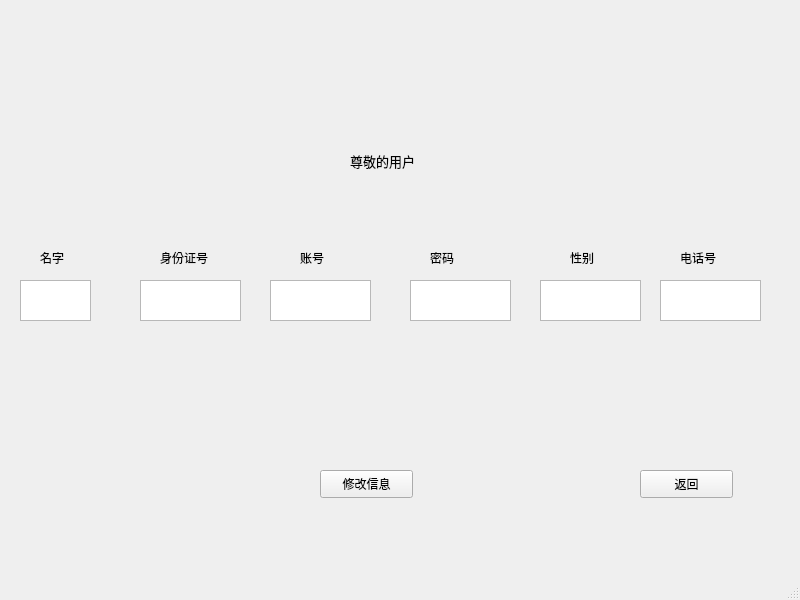
<?xml version="1.0" encoding="UTF-8"?>
<ui version="4.0">
 <class>MainWindow</class>
 <widget class="QMainWindow" name="MainWindow">
  <property name="geometry">
   <rect>
    <x>0</x>
    <y>0</y>
    <width>800</width>
    <height>600</height>
   </rect>
  </property>
  <property name="windowTitle">
   <string>MainWindow</string>
  </property>
  <widget class="QWidget" name="centralwidget">
   <widget class="QLabel" name="label">
    <property name="geometry">
     <rect>
      <x>20</x>
      <y>10</y>
      <width>72</width>
      <height>15</height>
     </rect>
    </property>
    <property name="text">
     <string/>
    </property>
   </widget>
   <widget class="QLabel" name="label_2">
    <property name="geometry">
     <rect>
      <x>350</x>
      <y>130</y>
      <width>151</width>
      <height>61</height>
     </rect>
    </property>
    <property name="font">
     <font>
      <family>等线</family>
      <pointsize>10</pointsize>
     </font>
    </property>
    <property name="text">
     <string>尊敬的用户</string>
    </property>
   </widget>
   <widget class="QLabel" name="label_3">
    <property name="geometry">
     <rect>
      <x>250</x>
      <y>130</y>
      <width>81</width>
      <height>61</height>
     </rect>
    </property>
    <property name="text">
     <string/>
    </property>
   </widget>
   <widget class="QPushButton" name="pushButton">
    <property name="geometry">
     <rect>
      <x>640</x>
      <y>470</y>
      <width>93</width>
      <height>28</height>
     </rect>
    </property>
    <property name="text">
     <string>返回</string>
    </property>
   </widget>
   <widget class="QLabel" name="label_4">
    <property name="geometry">
     <rect>
      <x>40</x>
      <y>250</y>
      <width>72</width>
      <height>15</height>
     </rect>
    </property>
    <property name="text">
     <string>名字</string>
    </property>
   </widget>
   <widget class="QLabel" name="label_5">
    <property name="geometry">
     <rect>
      <x>160</x>
      <y>250</y>
      <width>72</width>
      <height>15</height>
     </rect>
    </property>
    <property name="text">
     <string>身份证号</string>
    </property>
   </widget>
   <widget class="QLabel" name="label_6">
    <property name="geometry">
     <rect>
      <x>300</x>
      <y>250</y>
      <width>72</width>
      <height>15</height>
     </rect>
    </property>
    <property name="text">
     <string>账号</string>
    </property>
   </widget>
   <widget class="QLabel" name="label_7">
    <property name="geometry">
     <rect>
      <x>430</x>
      <y>250</y>
      <width>72</width>
      <height>15</height>
     </rect>
    </property>
    <property name="text">
     <string>密码</string>
    </property>
   </widget>
   <widget class="QLabel" name="label_8">
    <property name="geometry">
     <rect>
      <x>570</x>
      <y>250</y>
      <width>72</width>
      <height>15</height>
     </rect>
    </property>
    <property name="text">
     <string>性别</string>
    </property>
   </widget>
   <widget class="QLabel" name="label_9">
    <property name="geometry">
     <rect>
      <x>680</x>
      <y>250</y>
      <width>72</width>
      <height>15</height>
     </rect>
    </property>
    <property name="text">
     <string>电话号</string>
    </property>
   </widget>
   <widget class="QPushButton" name="pushButton_2">
    <property name="geometry">
     <rect>
      <x>320</x>
      <y>470</y>
      <width>93</width>
      <height>28</height>
     </rect>
    </property>
    <property name="text">
     <string>修改信息</string>
    </property>
   </widget>
   <widget class="QTextBrowser" name="textBrowser_2">
    <property name="geometry">
     <rect>
      <x>20</x>
      <y>280</y>
      <width>71</width>
      <height>41</height>
     </rect>
    </property>
   </widget>
   <widget class="QTextBrowser" name="textBrowser_3">
    <property name="geometry">
     <rect>
      <x>140</x>
      <y>280</y>
      <width>101</width>
      <height>41</height>
     </rect>
    </property>
   </widget>
   <widget class="QTextBrowser" name="textBrowser_4">
    <property name="geometry">
     <rect>
      <x>270</x>
      <y>280</y>
      <width>101</width>
      <height>41</height>
     </rect>
    </property>
   </widget>
   <widget class="QTextBrowser" name="textBrowser_5">
    <property name="geometry">
     <rect>
      <x>410</x>
      <y>280</y>
      <width>101</width>
      <height>41</height>
     </rect>
    </property>
   </widget>
   <widget class="QTextBrowser" name="textBrowser_6">
    <property name="geometry">
     <rect>
      <x>540</x>
      <y>280</y>
      <width>101</width>
      <height>41</height>
     </rect>
    </property>
   </widget>
   <widget class="QTextBrowser" name="textBrowser_7">
    <property name="geometry">
     <rect>
      <x>660</x>
      <y>280</y>
      <width>101</width>
      <height>41</height>
     </rect>
    </property>
   </widget>
  </widget>
  <widget class="QMenuBar" name="menubar">
   <property name="geometry">
    <rect>
     <x>0</x>
     <y>0</y>
     <width>800</width>
     <height>26</height>
    </rect>
   </property>
  </widget>
  <widget class="QStatusBar" name="statusbar"/>
 </widget>
 <resources/>
 <connections/>
</ui>
